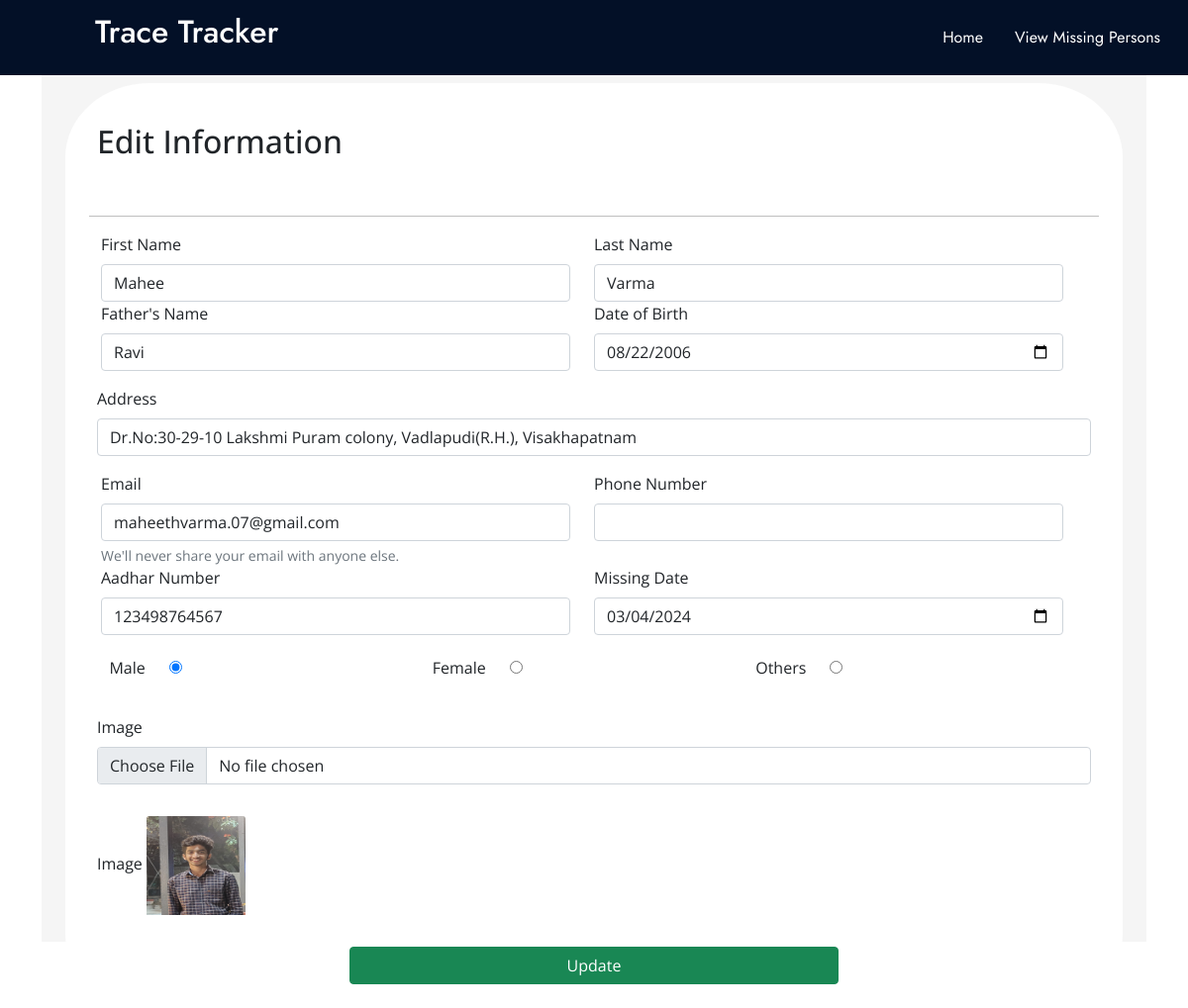
The app's page /update/20/ with its own data.
### missingperson/models.py (models this page shows, shortened)
class MissingPerson(models.Model):
    GENDER_CHOICES = [
        ('Male', 'Male'),
        ('Female', 'Female'),
        ('Others', 'Others'),
    ]
    first_name = models.CharField(max_length=255)
    last_name = models.CharField(max_length=255)
    father_name = models.CharField(max_length=255)
    date_of_birth = models.DateField(blank=True, null=True)
    address = models.TextField()
    email = models.EmailField()
    phone_number = models.CharField(max_length=10)  # Assuming a maximum of 15 digits for phone number
    aadhar_number = models.CharField(max_length=12, unique=True)  # Aadhar number is 12 digits and should be unique
    image = models.ImageField(upload_to='missing_persons/')  # Store images in a 'missing_persons' directory
    missing_from = models.DateField(blank=True, null=True)
    gender = models.CharField(max_length=10, choices=GENDER_CHOICES)

### missingperson/views.py (the view, shortened to what this page needs)
# urls.py: path('update/<int:person_id>/',views.update_person, name='update_person'),
def update_person(request, person_id):
    person = get_object_or_404(MissingPerson, id=person_id)
    return render(request, 'edit.html', {'person': person})

### templates/edit.html (shortened to what this page needs)
{% load static %}
<!DOCTYPE html>
<html lang="en">
<head>
    <link href="https://cdn.jsdelivr.net/npm/bootstrap@5.0.2/dist/css/bootstrap.min.css" rel="stylesheet"
>
</head>
<body style="font-family: 'Open Sans', sans-serif;">
    <nav id="navbar" class="navbar navbar-expand-lg  py-2" style="background-color: #031027;">
        <div class="container-fluid justify-content-between" style="font-family: 'Jost', sans-serif;padding-left: 8%;">
            <div class="d-flex">
              <a class="navbar-brand me-2 mb-1 d-flex align-items-center" href="/">
                <h2 style="color: white;">Trace Tracker</h2>
              </a>
            </div>
            <div class="d-flex">
                <a style="color: white;" class="nav-link" href="/">Home</a>
                <a style="color: white;" class="nav-link" href="/missing">View Missing Persons</a>
              </div>
        </div>
    </nav>
    <br/>
    <div class="container">
        <div class="right-column">
            <div class="container mt-5 mb-3" style="padding-top: 8%;">
                <form class="row g-3 p-4" method="POST" enctype="multipart/form-data" style="background-color: rgb(255, 255, 255);border-radius: 8%;padding-top: 5%;">
                    <h2>Edit Information</h2>
                    <hr color="black" style="color: rgb(0, 0, 0);">
                    <div class="row">
                        <div class="col">
                            <label for="first_name" class="form-label">First Name</label>
                            <input type="text" value = "{{person.first_name}}" name="first_name" class="form-control" >
                        </div>
                        <div class="col">
                            <label for="last_name" class="form-label">Last Name</label>
                            <input type="text" value = "{{person.last_name}}" name="last_name" class="form-control" >
                        </div>
                    </div>
                    <div class="row">
                    <div class="col">
                        <label for="fathers_name" class="form-label">Father's Name</label>
                        <input type="text" value = "{{person.father_name}}" name="father_name" class="form-control" >
                    </div>
                    <div class="col">
                        <label for="dob" class="form-label">Date of Birth</label>
                        <input type="date" value = "{{person.date_of_birth|date:'Y-m-d' }}" name="date_of_birth" class="form-control" >
                    </div>
                    </div>
                    <div class="mb-3">
                        <label for="address" class="form-label">Address</label>
                        <input type="text" name="address" value = "{{person.address}}" class="form-control" >
                    </div>
                    <div class="row">
                    <div class="col">
                        <label for="email" class="form-label">Email</label>
                        <input type="email" name="email" value = "{{ person.email }}" class="form-control" >
                        <div id="emailHelp" class="form-text">We'll never share your email with anyone else.</div>
                    </div>
                    <div class="col">
                        <label for="phonenum" class="form-label">Phone Number</label>
                        <input type="number" name="phonenum" value = "{{ person.phonenum }}" class="form-control" >
                    </div>
                    </div>
                    <div class="row">
                        <div class="col">
                            <label for="aadhar_number" class="form-label">Aadhar Number</label>
                            <input type="number" name="aadhar_number" value = "{{ person.aadhar_number }}" class="form-control" >
                        </div>
                        <div class="col">
                            <label for="missing_date" class="form-label">Missing Date</label>
                            <input type="date" name="missing_from" value="{{ person.missing_from|date:'Y-m-d' }}" class="form-control">
                        </div>
                    </div>
                    <div class="row" style="padding: 2%;">
                        <div class="col">
                            <label class="checkbox-label" for="male">Male</label>
                            <input type="radio" id="male" name="gender" value="Male" {% if person.gender == 'Male' %}checked{% endif %}>
                        </div>
                        <div class="col">
                            <label class="checkbox-label" for="female">Female</label>
                            <input type="radio" id="female" name="gender" value="Female" {% if person.gender == 'Female' %}checked{% endif %}>
                        </div>
                        <div class="col">
                            <label class="checkbox-label" for="others">Others</label>
                            <input type="radio" id="others" name="gender" value="Others" {% if person.gender == 'Others' %}checked{% endif %}>
                        </div>
                    </div>
                    <div class="mb-3">
                        <label for="exampleInputPassword1" class="form-label"> Image</label>
                        <input type= "file" name = "image" value="{{ person.image }}" class="form-control">
                    </div>
                    <div class="mb-3">
                        <label for="exampleInputPassword1" class="form-label"> Image</label>
                        <img class="card-img-top center-image" src="{% static '/' %}{{ person.image }}" alt="Card image cap" style="width: 100px; height: 100px;" >
                    </div>
                    <div class="d-grid gap-2 col-6 mx-auto">
                        <button type="submit" class="btn btn-success">Update</button>
                    </div>
                </form>
            </div>
        </div>
    </div>
</body>
</html>

### templates/edit.html (style rules this page uses)
label.checkbox-label { display: inline-block; margin-right: 20px; }
.container { display: flex; align-items: center; justify-content: center; height: 100vh; }
.right-column { flex: 1; padding: 20px; background-color: #f5f5f5; }
form { background-color: #ffffff; padding: 20px; border-radius: 8px; }
img { max-width: 100%; height: auto; }

### records on screen
MissingPerson: first_name "Mahee", last_name "Varma", father_name "Ravi", date_of_birth "08/22/2006", address "Dr.No:30-29-10 Lakshmi Puram colony, Vadlapudi(R.H.), Visakhapatnam", email "maheethvarma.07@gmail.com", aadhar_number "123498764567", missing_from "03/04/2024", gender "☑ Male", gender "☐ Female", gender "☐ Others", image (picture)
